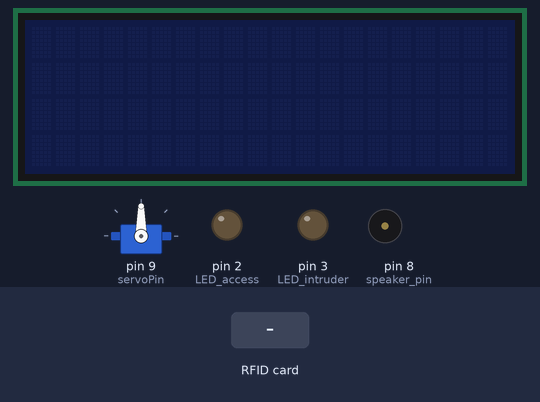
Bench run of a sketch on a simulated Arduino Uno, built with avr-gcc and run on an emulated ATmega328P. On the bench: servo, 20×4 character LCD, output pins drawn as LEDs (lit = HIGH), buzzer (waves = sounding). The test bench sets the inputs (shaded band). Pins used as bus, display or sensor lines are not drawn; what the sketch prints to the serial monitor is not drawn.

Above: at 2.3 s.
2.4 s: RFID card 5E 7A 19 C4 held to the reader
At 5.1 s:
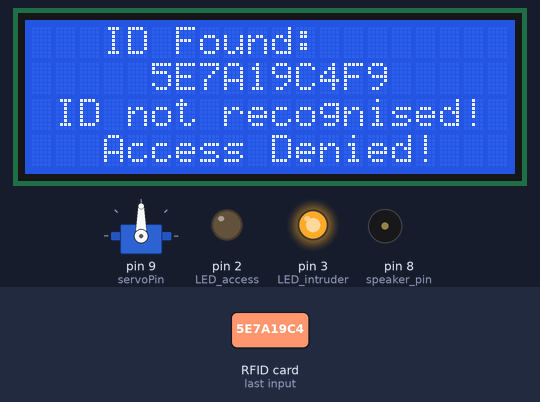
At 6.0 s:
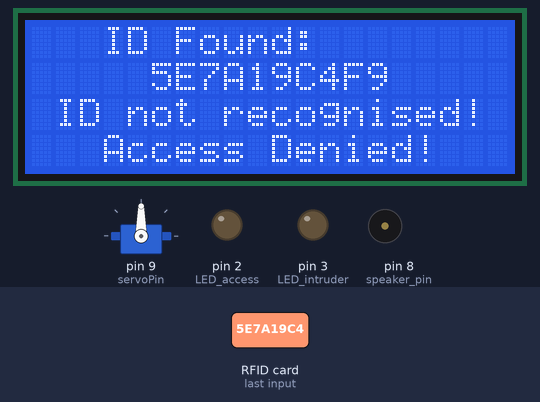
Timing chart, 0 to 7.5 s (numbered marks = the images above; inputs shaded):
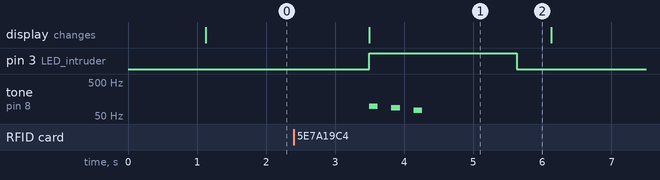

Measured:
- after the input at 2.4 s, pin 3 (LED_intruder): LOW → HIGH after 1.1 s, → LOW 2.1 s later; tone on pin 8 (speaker_pin): plays 98 Hz for 0.13 s, 87 Hz for 0.13 s, 73 Hz for 0.13 s, starting after 1.1 s; the display: changes after 1.1 s (image 1)
- what the display in image 1 shows lasts 2.6 s, from 3.5 s to 6.1 s

The sketch:

_45_RFID_Card_ID_Entry_System.ino
```cpp
#include <SPI.h>
#include <RFID.h>
#include <Servo.h>
#include "pitches.h"
#include <LiquidCrystal_I2C.h> optional to add a serial LCD screen
#include <Wire.h>

// This defines the RFID
RFID rfid(10,5);

byte card[5] = {0x4D,0x55,0xAD,0xD3,0x66};
// This is the code in HEX form from your card
// This is where you list the cards that can access

// This defines the LCD screen
LiquidCrystal_I2C lcd(0x27,20,4);	//You can add a serial LCD screen

byte serNum[5];
byte data[5];

// This plays the melodies, first one is correct access, second fail
int access_melody[] = {NOTE_G4,0,NOTE_A4,0, NOTE_B4,0,NOTE_A4,0,NOTE_B4,0, NOTE_C5,0};
int access_noteDurations[] = {8,8,8,8,8,4,8,8,8,8,8,4};
int fail_melody[] = {NOTE_G2,0,NOTE_F2,0,NOTE_D2,0};
int fail_noteDurations[] = {8,8,8,8,8,4};

// This defines the pins for the LEDs piezo and servo
int LED_access = 2;
int LED_intruder = 3;
int speaker_pin = 8;
int servoPin = 9;

// Defines the servo motor
Servo doorLock;

  void setup(){
  doorLock.attach(servoPin); 	// set servo as a pin
  Serial.begin(9600); 		// start serial communication
  lcd.init(); 			// initialise the LCD
  lcd.backlight();
  lcd.clear();			// clear LCD
  SPI.begin(); // Start serial communication with the RFID to your PC
  rfid.init(); // initialise the RFID
  Serial.println("Arduino card reader");
  delay(1000);
  pinMode(LED_access,OUTPUT);
  pinMode(LED_intruder,OUTPUT);
  pinMode(speaker_pin,OUTPUT);
  pinMode(servoPin,OUTPUT);
}

void loop(){
  lcd.clear();
  lcd.noBacklight();
  // Create a variable for each user
   boolean card_card = true; // Mark's card

  if (rfid.isCard()){
    if (rfid.readCardSerial()){
      delay(1000);
      data[0] = rfid.serNum[0];
      data[1] = rfid.serNum[1];
      data[2] = rfid.serNum[2];
      data[3] = rfid.serNum[3];
      data[4] = rfid.serNum[4];
    }

  //rfid.halt(); // RFID standby
  lcd.backlight();
  lcd.setCursor(0,0);
  lcd.print("   ID Found:");
  Serial.print("Card found - code:");
  lcd.setCursor(0,1);
  lcd.print("     ");
  if(data[0] < 16){
    lcd.print("0");
  }
  lcd.print(data[0],HEX);

  if(data[1] < 16){
    lcd.print("0");
}
  lcd.print(data[1],HEX);

  if(data[2] < 16){
    lcd.print("0");
  }
  lcd.print(data[2],HEX);

  if(data[3] < 16){
    lcd.print("0");
  }
  lcd.print(data[3],HEX);

  if(data[4] < 16){
    lcd.print("0");
  }
     lcd.print(data[4],HEX);
  for(int i=0; i<5; i++){
    if(data[i] != card[i]) card_card = false;
			// if it is not marks card then its false
    			// you would list the other cards here
  }
  Serial.println();
  if (card_card){ 			// a card is found
    lcd.setCursor(0,2);
    lcd.print("    Hello Mark!");
    Serial.println("Hello Mark!"); // print message
    for (int i = 0; i < 12; i++){ 	// plays welcome music
      int access_noteDuration = 1000/access_noteDurations[i];
      tone(speaker_pin, access_melody[i],access_noteDuration);
      int access_pauseBetweenNotes = access_noteDuration * 1.30;
      delay(access_pauseBetweenNotes);
      noTone(speaker_pin);
    }
  }

  else{ 					// if card is unknown
    lcd.setCursor(0,2);
    lcd.print(" ID not recognised!");
    lcd.setCursor(0,3);
    lcd.print("   Access Denied!");
    Serial.println("Card not recognised!  Contact administrator!");
    						// prints message

digitalWrite(LED_intruder, HIGH); 	// turns on red LED
    for (int i = 0; i < 6; i++){ 	// plays intruder melody
      int fail_noteDuration = 1000/fail_noteDurations[i];
      tone(speaker_pin, fail_melody[i],fail_noteDuration);
      int fail_pauseBetweenNotes = fail_noteDuration * 1.30;
      delay(fail_pauseBetweenNotes);
      noTone(speaker_pin);
    }
    delay(1000);
    digitalWrite(LED_intruder, LOW); // Red LED goes off
  }
  if (card_card){			// add other users allowed access here

    lcd.setCursor(0,2);
    lcd.print("  Access granted!");
    lcd.setCursor(0,3);
    lcd.print("   Welcome!");
    Serial.println("Access granted.......Welcome!");
    digitalWrite(LED_access,HIGH); // turns green LED on
    doorLock.write(180); 		// Turns the Servo to open door
    delay(5000); 				// waits for 5 seconds
    doorLock.write(0); 			// closes the door
    digitalWrite(LED_access,LOW); 	// turns off green LED
  }
  Serial.println();
  delay(500);
  rfid.halt();
  lcd.noBacklight();
  }
}
```
